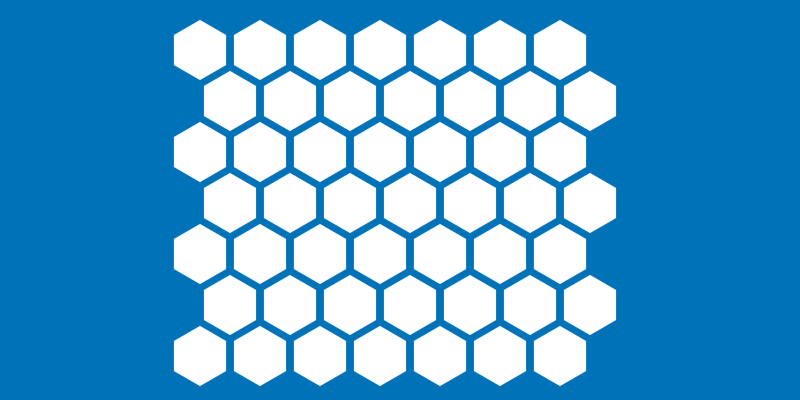
Frame 1 (no input)
Frame 60 (no input): identical to frame 1, image omitted
Frame 120 (the mouse pressed at the canvas centre since frame 60): identical to frame 1, image omitted

The p5.js sketch that drew this single still picture (run headless with seeded random() and noise() and a simulated clock; from frame 60 on, the mouse is pressed at the canvas centre):

// p5.js sketch
// ── sketch.js
var screenWidth = 800;
var screenHeight = 400;
var cols = 7;
var rows = 7;
var cellSize = 30;
var grid = [];
var xOffset = 200;
var yOffset = 50;

function setup () {
    createCanvas(screenWidth, screenHeight);

    for(j = 0; j < rows; j++) {
        for(i = 0; i < cols; i++) {
            var cell = new Cell(i, j);
            
            grid.push(cell);
        }
    }
}

function draw () {
    background(0, 114, 183);

    for(var i = 0; i < grid.length; i++) {
        grid[i].show();
    }
}

function Cell(i, j) {
    this.i = i;
    this.j = j;

    if(j % 2 === 0) {
        this.x = this.i * cellSize * 2 + xOffset;
    } else {
        this.x = this.i * cellSize * 2 + cellSize + xOffset;
    }
    
    this.y = this.j * cellSize * 1.7 + yOffset;
    this.hasPlayer = false;

    this.show = function () {
        stroke(255, 255, 255, 50)
        //fill(0, 114, 183);
 
        push(); 
        translate(this.x, this.y);
        rotate(radians(30));
        polygon(0, 0, cellSize, 6);
        pop();
    }
}

function polygon(x, y, radius, npoints) {
    var angle = TWO_PI / npoints;
    beginShape();
    for (var a = 0; a < TWO_PI; a += angle) {
        var sx = x + cos(a) * radius;
        var sy = y + sin(a) * radius;
        vertex(sx, sy);
    }
    endShape(CLOSE);
}   
